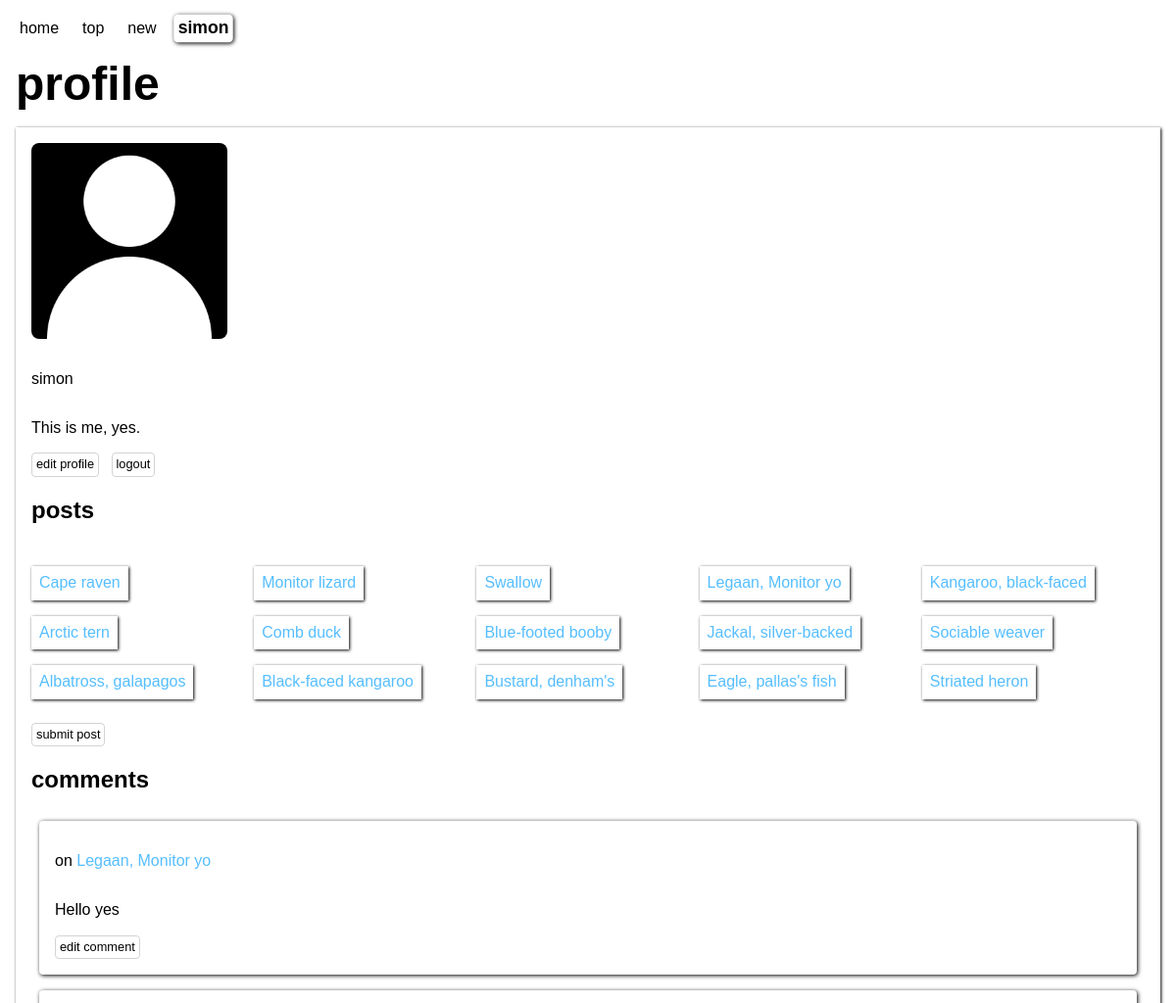
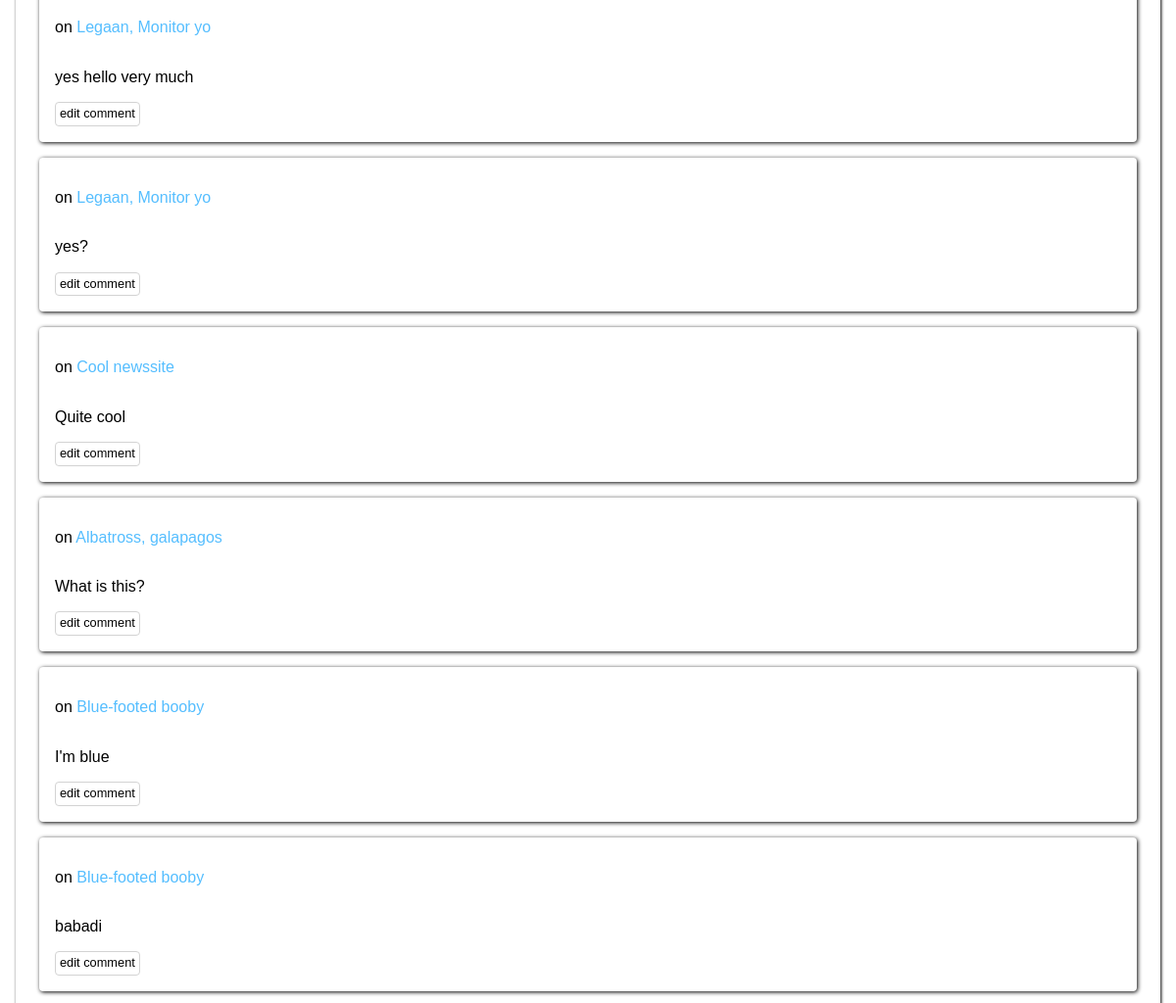
Before: /profile.php (signed in) with the older database file (2 pictures, top to bottom).
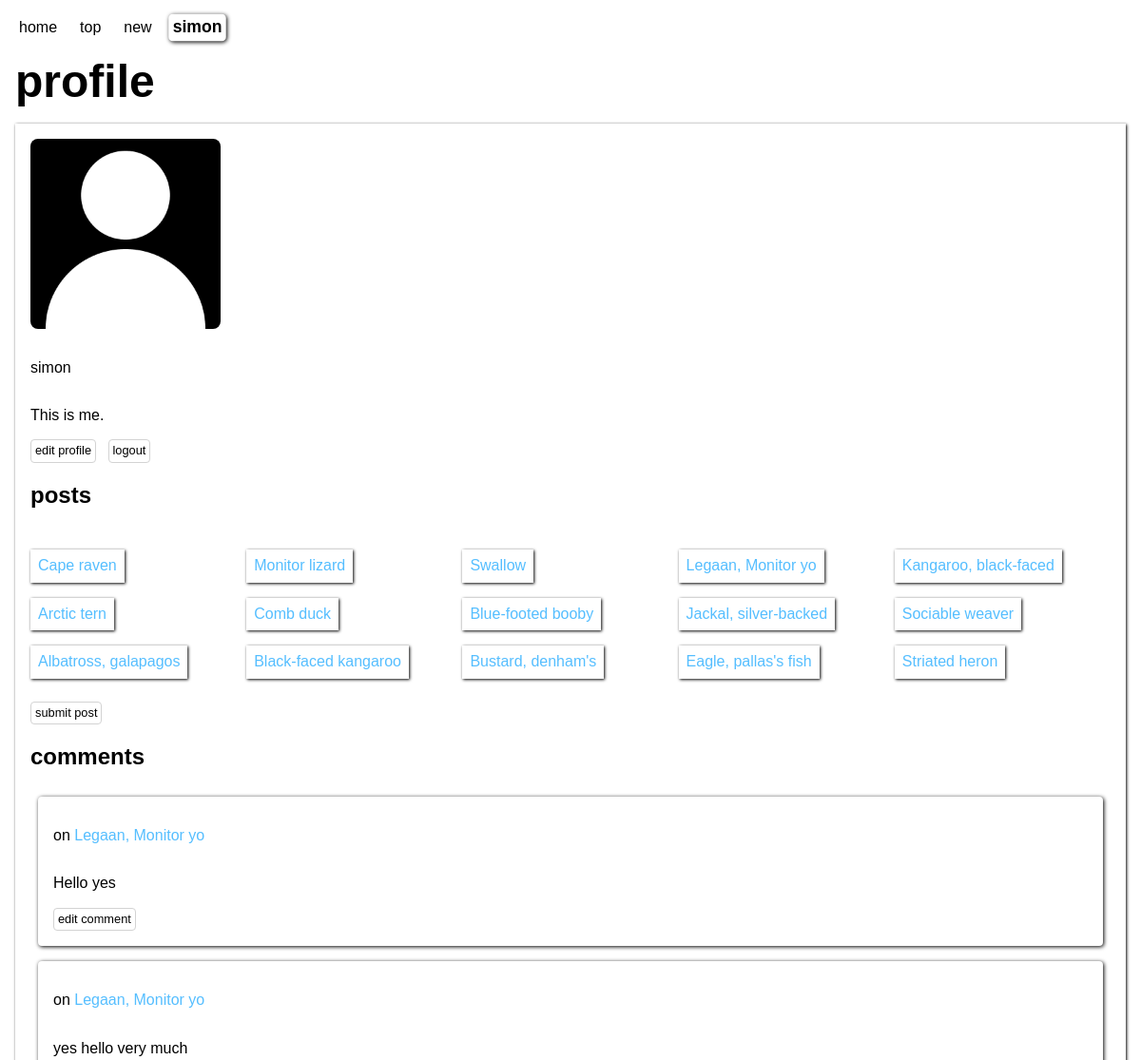
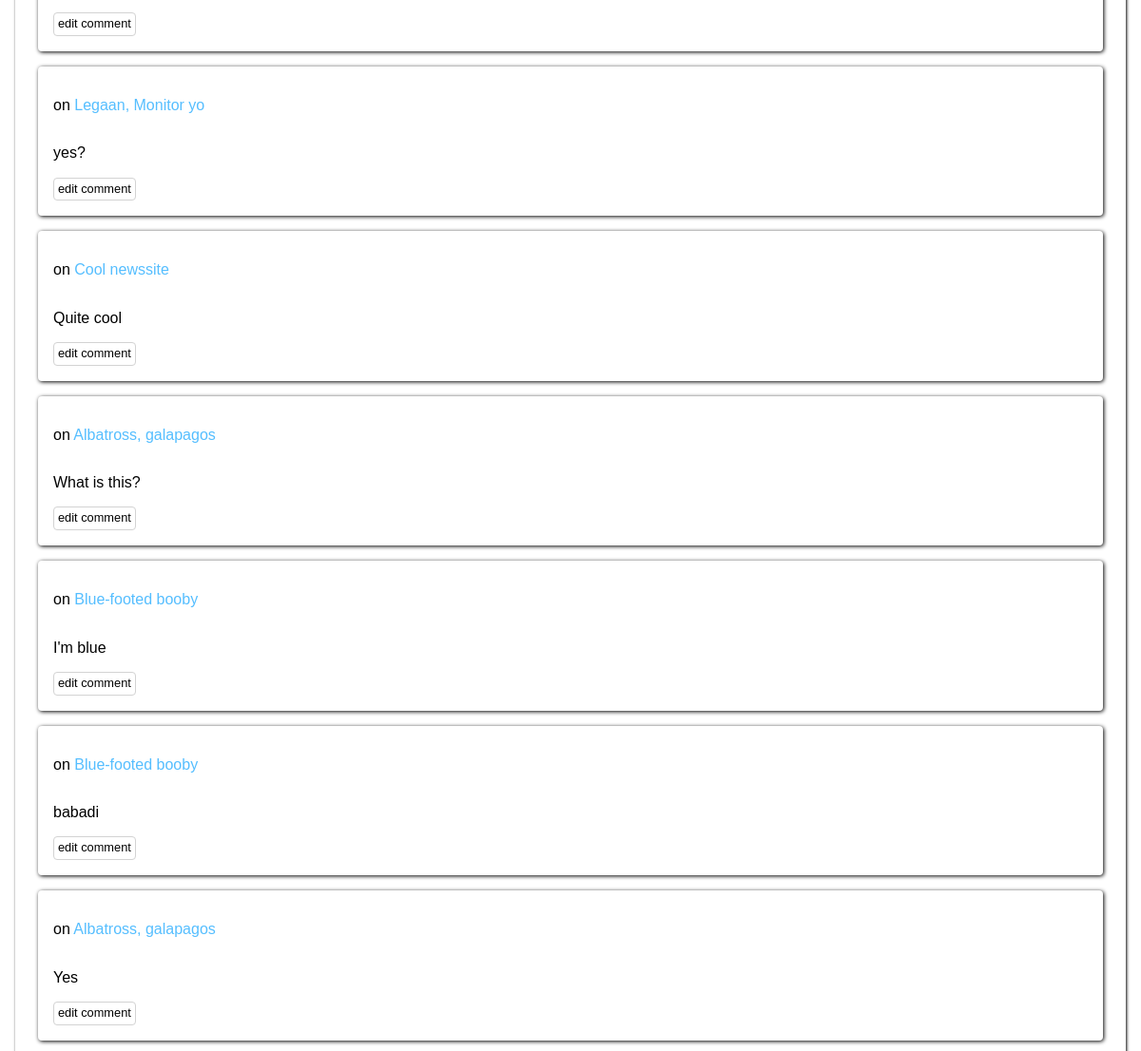
After: the same page with the newer database file (2 pictures, top to bottom).
### tables this page shows
CREATE TABLE posts (
	id INTEGER NOT NULL PRIMARY KEY AUTOINCREMENT UNIQUE,
	user_id INTEGER NOT NULL,
	title VARCHAR NOT NULL,
	description VARCHAR NOT NULL,
	url VARCHAR NOT NULL,
	creation_time DATETIME NOT NULL
);

CREATE TABLE comments (
	id INTEGER NOT NULL PRIMARY KEY AUTOINCREMENT UNIQUE,
	post_id INTEGER NOT NULL,
	user_id INTEGER NOT NULL,
	comment VARCHAR NOT NULL,
	reply INTEGER,
	creation_time DATETIME NOT NULL
);

### app/functions.php (called while the page is built, shortened)
<?php
function fetchUserPosts(int $userId, PDO $db): ?array
{
    $stmnt = $db->prepare("SELECT * FROM posts WHERE user_id = :user_id");
    $stmnt->bindParam("user_id", $userId, PDO::PARAM_INT);
    $stmnt->execute();
    $results = $stmnt->fetchAll(PDO::FETCH_ASSOC);
    return $results;
}
function fetchUserComments(int $userId, PDO $db): ?array
{
    $stmnt = $db->prepare("SELECT * FROM comments WHERE user_id = :user_id");
    $stmnt->bindParam(":user_id", $userId, PDO::PARAM_INT);
    $stmnt->execute();
    $results = $stmnt->fetchAll(PDO::FETCH_ASSOC);
    return $results;
}
function fetchPostTitle(int $postId, PDO $db): ?string
{
    $stmnt = $db->prepare("SELECT title FROM posts WHERE id = :id;");
    $stmnt->bindParam(":id", $postId, PDO::PARAM_INT);
    $stmnt->execute();
    $result = $stmnt->fetch(PDO::FETCH_ASSOC);
    return $result['title'];
}

### profile.php (the view, shortened to what this page needs)
<?php
require __DIR__ . '/app/autoload.php';
require __DIR__ . '/views/header.php';
if (!userLoggedIn()) {
    header("location: /");
    exit;
} else {
    $userPosts = fetchUserPosts($_SESSION['user']['id'], $db);
    $userComments = fetchUserComments($_SESSION['user']['id'], $db);
}
?>
<main>
    <h1>profile</h1>
    <section class="profile">
        <?php if (!isset($_SESSION['user']['image_url'])) : ?>
            <img src="/assets/images/no-image.png" alt="no profile picture selected">
        <?php else : ?>
            <img src="<?= $_SESSION['user']['image_url'] ?>" alt="profile picture">
        <?php endif; ?>
        <p><?= $_SESSION['user']['user_name'] ?></p>
        <p><?= $_SESSION['user']['bio'] ?></p>
        <div class="button-group">
            <a class="button" href="/edit.php?edit=profile">edit profile</a>
            <a class="button" href="/app/users/logout.php">logout</a>
        </div>
        <?php if (isset($userPosts)) : ?>
            <h2>posts</h2>
            <ul class="user-posts">
                <?php foreach ($userPosts as $userPost) : ?>
                    <li>
                        <a href="/view.php?view=post&post_id=<?= $userPost['id'] ?>"><?= $userPost['title'] ?></a>
                    </li>
                <?php endforeach; ?>
            </ul>
            <a class="button" href="submit.php">submit post</a>
        <?php else : ?>
            <h2>no posts</h2>
            <a class="button" href="submit.php">submit post</a>
        <?php endif; ?>
        <?php if (isset($userComments)) : ?>
            <h2>comments</h2>
            <?php foreach ($userComments as $userComment) : ?>
                <div class="comment">
                    <p>on
                        <a href="/view.php?view=post&post_id=<?= $userComment['post_id'] ?>">
                            <?= fetchPostTitle((int)$userComment['post_id'], $db) ?>
                        </a>
                    </p>
                    <p><?= $userComment['comment'] ?></p>
                    <a class="button" href="/edit.php?edit=comment&comment_id=<?= $userComment['id'] ?>">edit comment</a>
                </div>
            <?php endforeach; ?>
        <?php else : ?>
            <h2>no comments</h2>
        <?php endif; ?>
    </section>
</main>
<?php
require __DIR__ . '/views/footer.php';
?>

Changed rows visible on the page:
added comments: post.title "Albatross, galapagos", comment "Yes"
Other visible differences:
$_SESSION['user']['bio']: "This is me, yes." → "This is me."
